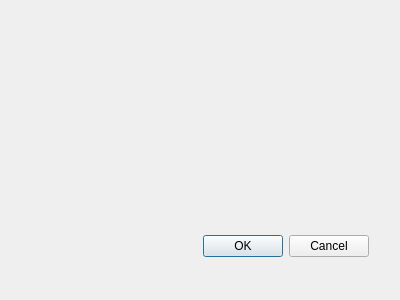
<?xml version="1.0" encoding="UTF-8"?>
<ui version="4.0">
 <class>SelectScenarioDialog</class>
 <widget class="QDialog" name="SelectScenarioDialog">
  <property name="geometry">
   <rect>
    <x>0</x>
    <y>0</y>
    <width>400</width>
    <height>300</height>
   </rect>
  </property>
  <property name="windowTitle">
   <string>Dialog</string>
  </property>
  <widget class="QWidget" name="">
   <property name="geometry">
    <rect>
     <x>20</x>
     <y>20</y>
     <width>361</width>
     <height>251</height>
    </rect>
   </property>
   <layout class="QVBoxLayout" name="mainLayout">
    <property name="leftMargin">
     <number>12</number>
    </property>
    <property name="topMargin">
     <number>12</number>
    </property>
    <property name="rightMargin">
     <number>12</number>
    </property>
    <property name="bottomMargin">
     <number>14</number>
    </property>
    <item>
     <widget class="QWidget" name="scenario" native="true"/>
    </item>
    <item>
     <widget class="QDialogButtonBox" name="buttonBox">
      <property name="orientation">
       <enum>Qt::Horizontal</enum>
      </property>
      <property name="standardButtons">
       <set>QDialogButtonBox::Cancel|QDialogButtonBox::Ok</set>
      </property>
     </widget>
    </item>
   </layout>
  </widget>
 </widget>
 <resources/>
 <connections>
  <connection>
   <sender>buttonBox</sender>
   <signal>accepted()</signal>
   <receiver>SelectScenarioDialog</receiver>
   <slot>accept()</slot>
   <hints>
    <hint type="sourcelabel">
     <x>248</x>
     <y>254</y>
    </hint>
    <hint type="destinationlabel">
     <x>157</x>
     <y>274</y>
    </hint>
   </hints>
  </connection>
  <connection>
   <sender>buttonBox</sender>
   <signal>rejected()</signal>
   <receiver>SelectScenarioDialog</receiver>
   <slot>reject()</slot>
   <hints>
    <hint type="sourcelabel">
     <x>316</x>
     <y>260</y>
    </hint>
    <hint type="destinationlabel">
     <x>286</x>
     <y>274</y>
    </hint>
   </hints>
  </connection>
 </connections>
</ui>
